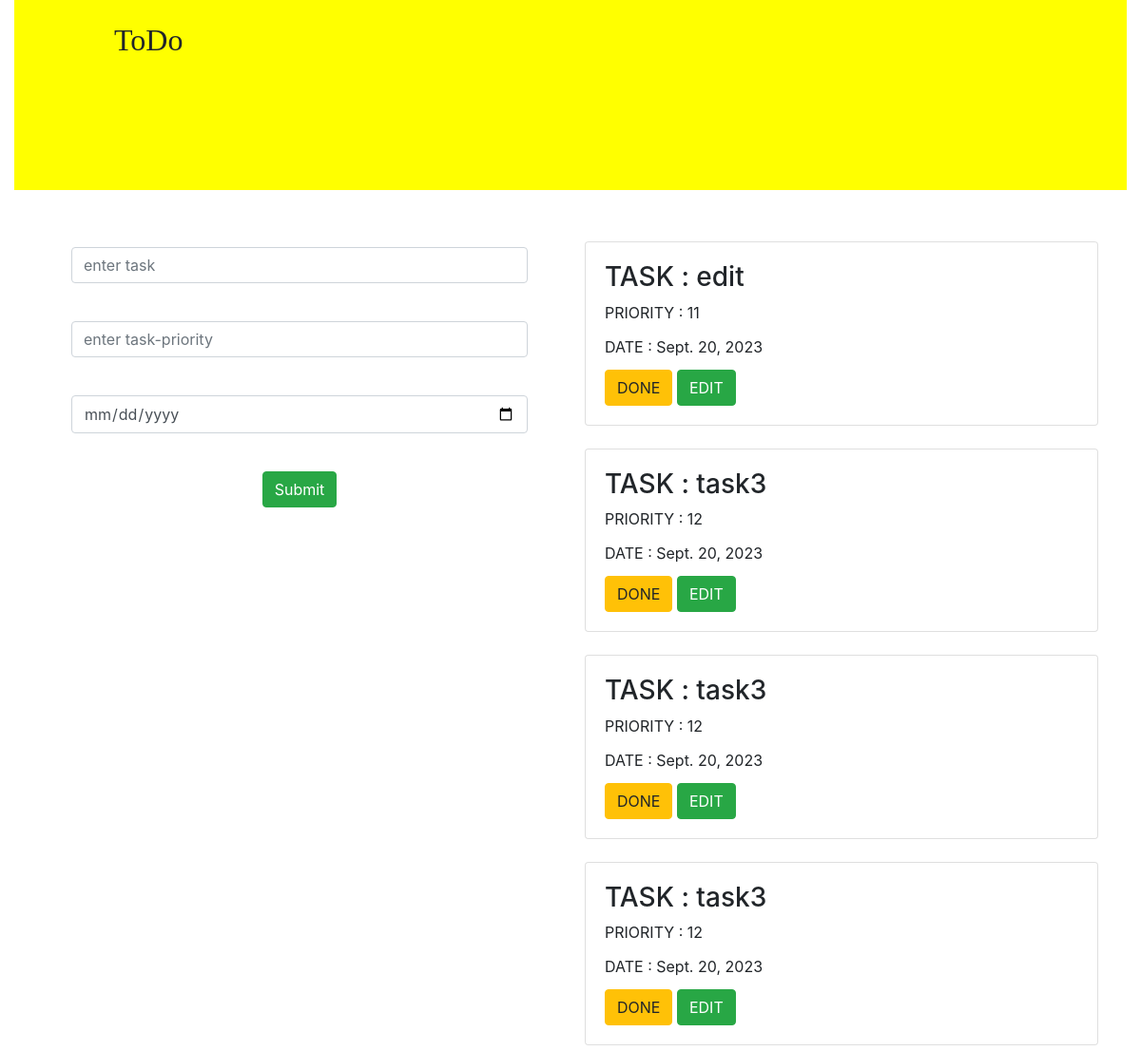
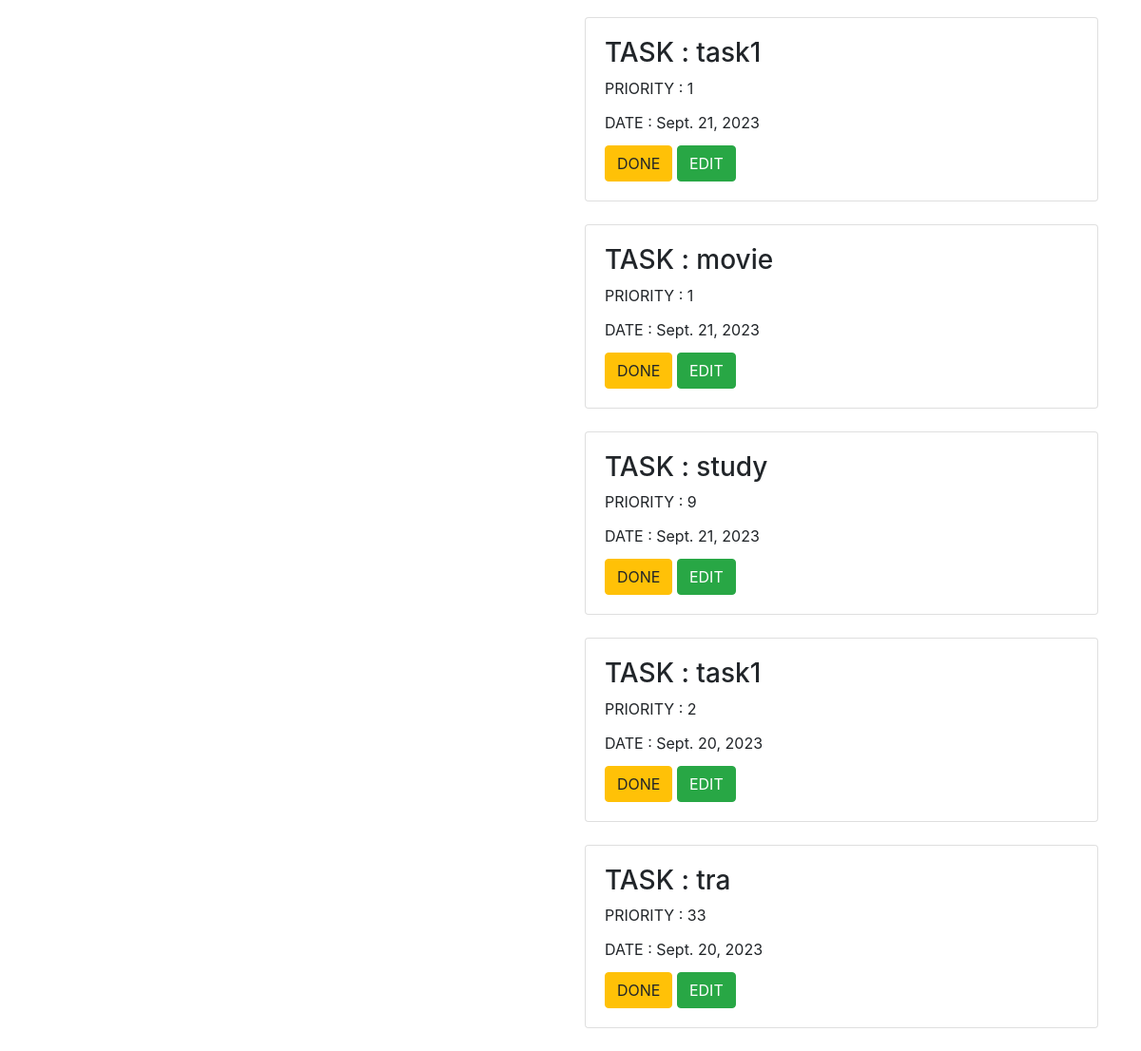
The page / on the database its author committed (2 pictures, top to bottom).
### todoapp/models.py (models this page shows, shortened)
class Task(models.Model):
    name=models.CharField(max_length=250)
    priority=models.IntegerField()
    date = models.DateField()

### todoapp/views.py (the view)
# urls.py: path('', views.add, name="home"),
def add(request):
    task1=Task.objects.all()
    if request.method == 'POST':
        name=request.POST.get('task','')
        priority=request.POST.get('priority','')
        date=request.POST.get('date','')
        task=Task(name=name,priority=priority,date=date)
        task.save()
    return render(request,'home.html',{'task1':task1})

### template/home.html (shortened to what this page needs)
{% extends 'base.html' %}
{% block content %}
<div class="container-fluid">
    <div class="row">
        <div class="col-md-12">
            <div class="my-banner">
                    <div class="banner-text">
                        <h2>  ToDo </h2>
                    </div>
            </div>
        </div>
    </div>
</div>
<div class="container">
<div class="row">
<div class="col-md-6 text-center">
<form method="post" style="margin:30px;">
    <div class="form-group">
    <input type="text" name="task" class="form-control shadow" placeholder="enter task"> <br>
    </div>
    <div class="form-group">
    <input type="text" name="priority" class="form-control shadow" placeholder="enter task-priority"> <br>
    </div>
     <div class="form-group">
    <input type="date" name="date" class="form-control shadow" placeholder="enter date"> <br>
    </div>
    <input type="submit" class="btn btn-success" >
</form>
</div>
<div class="col-md-6 "> <br>
{% for i in task1 %}
<div class="card shadow"  >
    <div class="card-body">
    <h3> TASK : {{i.name}} </h3>
    <div class="card-title"> PRIORITY : {{i.priority}} </div>
    <div class="card-title"> DATE : {{i.date}} </div>
    <a class="btn btn-warning" href="{% url 'cbvdelete' i.id %}"> DONE </a>
    <a class="btn btn-success" href="{% url 'cbvupdate' i.id %}"> EDIT </a>
    </div>
</div> <br>
{% endfor %}
</div>
</div>
</div>
{% endblock %}

### template/base.html (shortened to what this page needs)
{% load static %}
<!DOCTYPE html>
<html lang="en">
<head>
    <link rel="stylesheet"  href="https://cdn.jsdelivr.net/npm/bootstrap@4.0.0/dist/css/bootstrap.min.css">
    <link rel="stylesheet"  href="{%  static 'style.css' %}">
</head>
<body>
{% block content %}
{% endblock %}
</body>
</html>

### static/style.css (style rules this page uses)
.my-banner { background-color : yellow; width: 100%; height: 200px; margin-bottom: 30px; }
.banner-text { top: 10%; left: 10%; position: absolute; text-align: center; font-family: "Lucida Handwriting"; }

### rows shown on the page
Task: name "edit", priority "11", date "Sept. 20, 2023"
Task: name "task3", priority "12", date "Sept. 20, 2023"
Task: name "task3", priority "12", date "Sept. 20, 2023"
Task: name "task3", priority "12", date "Sept. 20, 2023"
Task: name "task1", priority "1", date "Sept. 21, 2023"
Task: name "movie", priority "1", date "Sept. 21, 2023"
Task: name "study", priority "9", date "Sept. 21, 2023"
Task: name "task1", priority "2", date "Sept. 20, 2023"
Task: name "tra", priority "33", date "Sept. 20, 2023"
